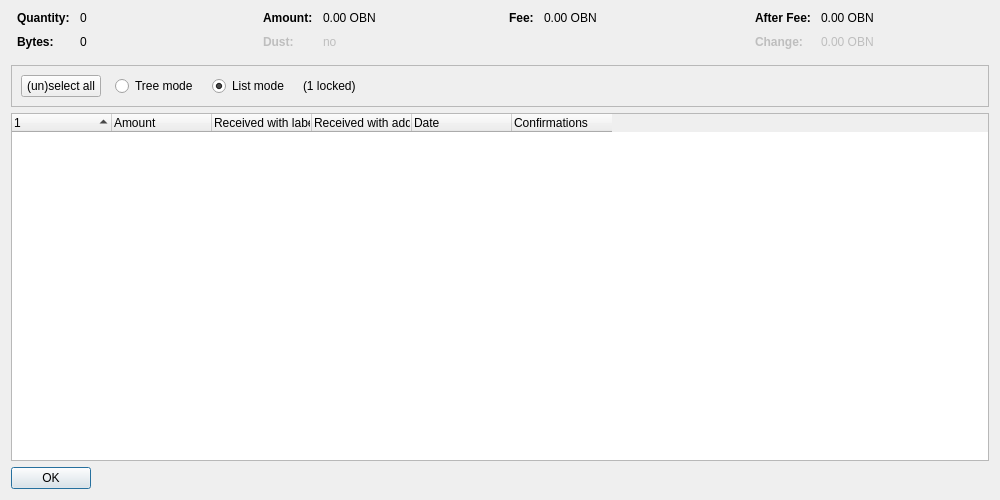
<?xml version="1.0" encoding="UTF-8"?>
<ui version="4.0">
 <class>CoinControlDialog</class>
 <widget class="QDialog" name="CoinControlDialog">
  <property name="geometry">
   <rect>
    <x>0</x>
    <y>0</y>
    <width>1000</width>
    <height>500</height>
   </rect>
  </property>
  <property name="windowTitle">
   <string>Coin Selection</string>
  </property>
  <layout class="QVBoxLayout" name="verticalLayout">
   <item>
    <layout class="QHBoxLayout" name="horizontalLayoutTop" stretch="0,0,0,0">
     <property name="topMargin">
      <number>0</number>
     </property>
     <property name="bottomMargin">
      <number>10</number>
     </property>
     <item>
      <layout class="QFormLayout" name="formLayoutCoinControl1">
       <property name="horizontalSpacing">
        <number>10</number>
       </property>
       <property name="verticalSpacing">
        <number>10</number>
       </property>
       <property name="leftMargin">
        <number>6</number>
       </property>
       <property name="rightMargin">
        <number>6</number>
       </property>
       <item row="0" column="0">
        <widget class="QLabel" name="labelCoinControlQuantityText">
         <property name="font">
          <font>
           <weight>75</weight>
           <bold>true</bold>
          </font>
         </property>
         <property name="text">
          <string>Quantity:</string>
         </property>
        </widget>
       </item>
       <item row="0" column="1">
        <widget class="QLabel" name="labelCoinControlQuantity">
         <property name="cursor">
          <cursorShape>IBeamCursor</cursorShape>
         </property>
         <property name="contextMenuPolicy">
          <enum>Qt::ActionsContextMenu</enum>
         </property>
         <property name="text">
          <string notr="true">0</string>
         </property>
         <property name="textInteractionFlags">
          <set>Qt::LinksAccessibleByMouse|Qt::TextSelectableByKeyboard|Qt::TextSelectableByMouse</set>
         </property>
        </widget>
       </item>
       <item row="1" column="0">
        <widget class="QLabel" name="labelCoinControlBytesText">
         <property name="font">
          <font>
           <weight>75</weight>
           <bold>true</bold>
          </font>
         </property>
         <property name="text">
          <string>Bytes:</string>
         </property>
        </widget>
       </item>
       <item row="1" column="1">
        <widget class="QLabel" name="labelCoinControlBytes">
         <property name="cursor">
          <cursorShape>IBeamCursor</cursorShape>
         </property>
         <property name="contextMenuPolicy">
          <enum>Qt::ActionsContextMenu</enum>
         </property>
         <property name="text">
          <string notr="true">0</string>
         </property>
         <property name="textInteractionFlags">
          <set>Qt::LinksAccessibleByMouse|Qt::TextSelectableByKeyboard|Qt::TextSelectableByMouse</set>
         </property>
        </widget>
       </item>
      </layout>
     </item>
     <item>
      <layout class="QFormLayout" name="formLayoutCoinControl2">
       <property name="horizontalSpacing">
        <number>10</number>
       </property>
       <property name="verticalSpacing">
        <number>10</number>
       </property>
       <property name="leftMargin">
        <number>6</number>
       </property>
       <property name="rightMargin">
        <number>6</number>
       </property>
       <item row="0" column="0">
        <widget class="QLabel" name="labelCoinControlAmountText">
         <property name="font">
          <font>
           <weight>75</weight>
           <bold>true</bold>
          </font>
         </property>
         <property name="text">
          <string>Amount:</string>
         </property>
        </widget>
       </item>
       <item row="0" column="1">
        <widget class="QLabel" name="labelCoinControlAmount">
         <property name="cursor">
          <cursorShape>IBeamCursor</cursorShape>
         </property>
         <property name="contextMenuPolicy">
          <enum>Qt::ActionsContextMenu</enum>
         </property>
         <property name="text">
          <string notr="true">0.00 OBN</string>
         </property>
         <property name="textInteractionFlags">
          <set>Qt::LinksAccessibleByMouse|Qt::TextSelectableByKeyboard|Qt::TextSelectableByMouse</set>
         </property>
        </widget>
       </item>
       <item row="1" column="0">
        <widget class="QLabel" name="labelCoinControlLowOutputText">
         <property name="enabled">
          <bool>false</bool>
         </property>
         <property name="font">
          <font>
           <weight>75</weight>
           <bold>true</bold>
          </font>
         </property>
         <property name="text">
          <string>Dust:</string>
         </property>
        </widget>
       </item>
       <item row="1" column="1">
        <widget class="QLabel" name="labelCoinControlLowOutput">
         <property name="enabled">
          <bool>false</bool>
         </property>
         <property name="cursor">
          <cursorShape>IBeamCursor</cursorShape>
         </property>
         <property name="contextMenuPolicy">
          <enum>Qt::ActionsContextMenu</enum>
         </property>
         <property name="text">
          <string notr="true">no</string>
         </property>
         <property name="textInteractionFlags">
          <set>Qt::LinksAccessibleByMouse|Qt::TextSelectableByKeyboard|Qt::TextSelectableByMouse</set>
         </property>
        </widget>
       </item>
      </layout>
     </item>
     <item>
      <layout class="QFormLayout" name="formLayoutCoinControl3">
       <property name="horizontalSpacing">
        <number>10</number>
       </property>
       <property name="verticalSpacing">
        <number>10</number>
       </property>
       <property name="leftMargin">
        <number>6</number>
       </property>
       <property name="rightMargin">
        <number>6</number>
       </property>
       <item row="0" column="0">
        <widget class="QLabel" name="labelCoinControlFeeText">
         <property name="font">
          <font>
           <weight>75</weight>
           <bold>true</bold>
          </font>
         </property>
         <property name="text">
          <string>Fee:</string>
         </property>
        </widget>
       </item>
       <item row="0" column="1">
        <widget class="QLabel" name="labelCoinControlFee">
         <property name="cursor">
          <cursorShape>IBeamCursor</cursorShape>
         </property>
         <property name="contextMenuPolicy">
          <enum>Qt::ActionsContextMenu</enum>
         </property>
         <property name="text">
          <string notr="true">0.00 OBN</string>
         </property>
         <property name="textInteractionFlags">
          <set>Qt::LinksAccessibleByMouse|Qt::TextSelectableByKeyboard|Qt::TextSelectableByMouse</set>
         </property>
        </widget>
       </item>
      </layout>
     </item>
     <item>
      <layout class="QFormLayout" name="formLayoutCoinControl4">
       <property name="horizontalSpacing">
        <number>10</number>
       </property>
       <property name="verticalSpacing">
        <number>10</number>
       </property>
       <property name="leftMargin">
        <number>6</number>
       </property>
       <property name="rightMargin">
        <number>6</number>
       </property>
       <item row="0" column="0">
        <widget class="QLabel" name="labelCoinControlAfterFeeText">
         <property name="font">
          <font>
           <weight>75</weight>
           <bold>true</bold>
          </font>
         </property>
         <property name="text">
          <string>After Fee:</string>
         </property>
        </widget>
       </item>
       <item row="0" column="1">
        <widget class="QLabel" name="labelCoinControlAfterFee">
         <property name="cursor">
          <cursorShape>IBeamCursor</cursorShape>
         </property>
         <property name="contextMenuPolicy">
          <enum>Qt::ActionsContextMenu</enum>
         </property>
         <property name="text">
          <string notr="true">0.00 OBN</string>
         </property>
         <property name="textInteractionFlags">
          <set>Qt::LinksAccessibleByMouse|Qt::TextSelectableByKeyboard|Qt::TextSelectableByMouse</set>
         </property>
        </widget>
       </item>
       <item row="1" column="0">
        <widget class="QLabel" name="labelCoinControlChangeText">
         <property name="enabled">
          <bool>false</bool>
         </property>
         <property name="font">
          <font>
           <weight>75</weight>
           <bold>true</bold>
          </font>
         </property>
         <property name="text">
          <string>Change:</string>
         </property>
        </widget>
       </item>
       <item row="1" column="1">
        <widget class="QLabel" name="labelCoinControlChange">
         <property name="enabled">
          <bool>false</bool>
         </property>
         <property name="cursor">
          <cursorShape>IBeamCursor</cursorShape>
         </property>
         <property name="contextMenuPolicy">
          <enum>Qt::ActionsContextMenu</enum>
         </property>
         <property name="text">
          <string notr="true">0.00 OBN</string>
         </property>
         <property name="textInteractionFlags">
          <set>Qt::LinksAccessibleByMouse|Qt::TextSelectableByKeyboard|Qt::TextSelectableByMouse</set>
         </property>
        </widget>
       </item>
      </layout>
     </item>
    </layout>
   </item>
   <item>
    <widget class="QFrame" name="frame">
     <property name="minimumSize">
      <size>
       <width>0</width>
       <height>40</height>
      </size>
     </property>
     <property name="frameShape">
      <enum>QFrame::StyledPanel</enum>
     </property>
     <property name="frameShadow">
      <enum>QFrame::Sunken</enum>
     </property>
     <layout class="QHBoxLayout" name="horizontalLayout">
      <item>
       <layout class="QHBoxLayout" name="horizontalLayoutPanel" stretch="0,0,0,0,0">
        <property name="spacing">
         <number>14</number>
        </property>
        <item>
         <widget class="QPushButton" name="pushButtonSelectAll">
          <property name="sizePolicy">
           <sizepolicy hsizetype="Maximum" vsizetype="Fixed">
            <horstretch>0</horstretch>
            <verstretch>0</verstretch>
           </sizepolicy>
          </property>
          <property name="text">
           <string>(un)select all</string>
          </property>
          <property name="autoDefault">
           <bool>false</bool>
          </property>
         </widget>
        </item>
        <item>
         <widget class="QRadioButton" name="radioTreeMode">
          <property name="sizePolicy">
           <sizepolicy hsizetype="Maximum" vsizetype="Fixed">
            <horstretch>0</horstretch>
            <verstretch>0</verstretch>
           </sizepolicy>
          </property>
          <property name="text">
           <string>Tree mode</string>
          </property>
         </widget>
        </item>
        <item>
         <widget class="QRadioButton" name="radioListMode">
          <property name="sizePolicy">
           <sizepolicy hsizetype="Maximum" vsizetype="Fixed">
            <horstretch>0</horstretch>
            <verstretch>0</verstretch>
           </sizepolicy>
          </property>
          <property name="text">
           <string>List mode</string>
          </property>
          <property name="checked">
           <bool>true</bool>
          </property>
         </widget>
        </item>
        <item>
         <widget class="QLabel" name="labelLocked">
          <property name="text">
           <string notr="true">(1 locked)</string>
          </property>
         </widget>
        </item>
        <item>
         <spacer name="horizontalSpacer">
          <property name="orientation">
           <enum>Qt::Horizontal</enum>
          </property>
          <property name="sizeHint" stdset="0">
           <size>
            <width>40</width>
            <height>20</height>
           </size>
          </property>
         </spacer>
        </item>
       </layout>
      </item>
     </layout>
    </widget>
   </item>
   <item>
    <widget class="CoinControlTreeWidget" name="treeWidget">
     <property name="contextMenuPolicy">
      <enum>Qt::CustomContextMenu</enum>
     </property>
     <property name="sortingEnabled">
      <bool>false</bool>
     </property>
     <property name="columnCount">
      <number>6</number>
     </property>
     <attribute name="headerShowSortIndicator" stdset="0">
      <bool>true</bool>
     </attribute>
     <attribute name="headerStretchLastSection">
      <bool>false</bool>
     </attribute>
     <column>
      <property name="text">
       <string/>
      </property>
     </column>
     <column>
      <property name="text">
       <string>Amount</string>
      </property>
     </column>
     <column>
      <property name="text">
       <string>Received with label</string>
      </property>
     </column>
     <column>
      <property name="text">
       <string>Received with address</string>
      </property>
     </column>
     <column>
      <property name="text">
       <string>Date</string>
      </property>
     </column>
     <column>
      <property name="text">
       <string>Confirmations</string>
      </property>
      <property name="toolTip">
       <string>Confirmed</string>
      </property>
     </column>
     <column>
      <property name="text">
       <string/>
      </property>
     </column>
     <column>
      <property name="text">
       <string/>
      </property>
     </column>
     <column>
      <property name="text">
       <string/>
      </property>
     </column>
     <column>
      <property name="text">
       <string/>
      </property>
     </column>
    </widget>
   </item>
   <item>
    <widget class="QDialogButtonBox" name="buttonBox">
     <property name="sizePolicy">
      <sizepolicy hsizetype="Maximum" vsizetype="Fixed">
       <horstretch>0</horstretch>
       <verstretch>0</verstretch>
      </sizepolicy>
     </property>
     <property name="orientation">
      <enum>Qt::Horizontal</enum>
     </property>
     <property name="standardButtons">
      <set>QDialogButtonBox::Ok</set>
     </property>
    </widget>
   </item>
  </layout>
 </widget>
 <customwidgets>
  <customwidget>
   <class>CoinControlTreeWidget</class>
   <extends>QTreeWidget</extends>
   <header>qt/coincontroltreewidget.h</header>
  </customwidget>
 </customwidgets>
 <resources/>
 <connections/>
</ui>
